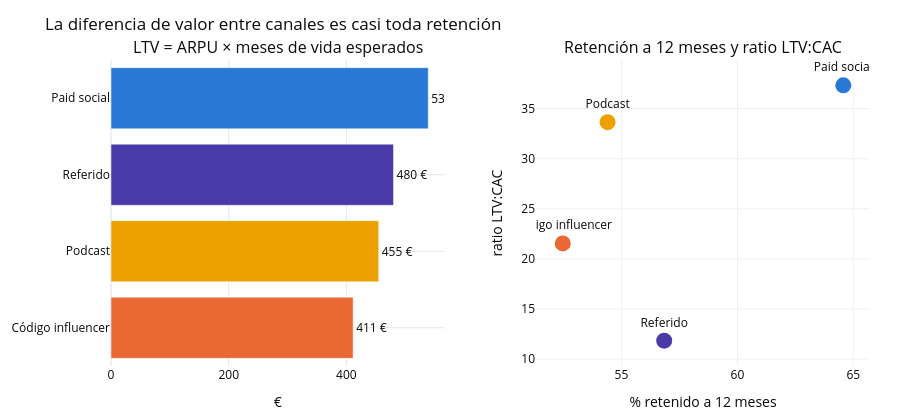

Here is the notebook cell this chart was saved with:
### Markdown cell above
## 3. Por qué cambia el orden: el LTV es retención, no tarifa

Conviene abrir el LTV para ver de dónde sale la diferencia entre canales, porque determina qué
palanca hay que tocar. `LTV = ARPU mensual × meses de vida esperados`, y los dos factores no
contribuyen igual.

### Code cell
decomposition = priced[["arpu_mes", "meses_esperados", "ltv_proyectado", "retencion_12m"]].copy()
spread = pd.Series({
    "ARPU mensual": priced.arpu_mes.max() / priced.arpu_mes.min() - 1,
    "meses esperados": priced.meses_esperados.max() / priced.meses_esperados.min() - 1,
    "LTV": priced.ltv_proyectado.max() / priced.ltv_proyectado.min() - 1,
})
print(decomposition.round(2).to_string())
print()
print("Dispersión entre el mejor y el peor canal:")
print((spread * 100).round(1).to_string())

# ¿Qué fracción de la diferencia de LTV explica cada factor? Descomposición logarítmica.
best_c, worst_c = priced.ltv_proyectado.idxmax(), priced.ltv_proyectado.idxmin()
log_gap = np.log(priced.ltv_proyectado[best_c] / priced.ltv_proyectado[worst_c])
log_arpu = np.log(priced.arpu_mes[best_c] / priced.arpu_mes[worst_c])
log_months = np.log(priced.meses_esperados[best_c] / priced.meses_esperados[worst_c])
print()
print(f"Diferencia de LTV entre {CHANNEL_LABEL[best_c]} y {CHANNEL_LABEL[worst_c]}:")
print(f"  por ARPU            : {log_arpu / log_gap:.1%}")
print(f"  por meses de vida   : {log_months / log_gap:.1%}")

fig = make_subplots(rows=1, cols=2, horizontal_spacing=0.12,
                    subplot_titles=("LTV = ARPU × meses de vida esperados",
                                    "Retención a 12 meses y ratio LTV:CAC"))
order = priced.ltv_proyectado.sort_values().index
fig.add_trace(go.Bar(y=[CHANNEL_LABEL[c] for c in order], x=priced.arpu_mes[order] * priced.meses_esperados[order],
                     orientation="h", marker_color=[CHANNEL_COLOR[c] for c in order],
                     text=[f"{priced.ltv_proyectado[c]:.0f} €" for c in order],
                     textposition="outside", showlegend=False,
                     hovertemplate="%{y}: %{x:.0f} €<extra></extra>"), row=1, col=1)
fig.add_trace(go.Scatter(x=priced.retencion_12m, y=priced.ratio, mode="markers+text",
                         marker=dict(size=16, color=[CHANNEL_COLOR[c] for c in priced.index]),
                         text=[CHANNEL_LABEL[c] for c in priced.index], textposition="top center",
                         showlegend=False,
                         hovertemplate="%{text}<br>retención 12m %{x:.1f}%<br>ratio %{y:.1f}x<extra></extra>"),
              row=1, col=2)
fig.update_xaxes(title_text="€", row=1, col=1)
fig.update_xaxes(title_text="% retenido a 12 meses", row=1, col=2)
fig.update_yaxes(title_text="ratio LTV:CAC", row=1, col=2)
fig.update_layout(**{**PLOT_LAYOUT, "height": 420},
                  title="La diferencia de valor entre canales es casi toda retención")
fig.show()

### Figure 1 — Plotly figure (JSON) as saved in the notebook; plotly's stock layout.template omitted (floating-point values rounded to 4 significant figures)
{"data": [{"hovertemplate": "%{y}: %{x:.0f} €<extra></extra>", "marker": {"color": ["#eb6834", "#eda100", "#4a3aa7", "#2a78d6"]}, "orientation": "h", "showlegend": false, "text": ["411 €", "455 €", "480 €", "539 €"], "textposition": "outside", "type": "bar", "x": [411.4, 455.0, 480.0, 539.1], "xaxis": "x", "y": ["Código influencer", "Podcast", "Referido", "Paid social"], "yaxis": "y"}, {"hovertemplate": "%{text}<br>retención 12m %{x:.1f}%<br>ratio %{y:.1f}x<extra></extra>", "marker": {"color": ["#2a78d6", "#eda100", "#eb6834", "#4a3aa7"], "size": 16}, "mode": "markers+text", "showlegend": false, "text": ["Paid social", "Podcast", "Código influencer", "Referido"], "textposition": "top center", "type": "scatter", "x": [64.57, 54.4, 52.47, 56.84], "xaxis": "x2", "y": [37.33, 33.65, 21.55, 11.83], "yaxis": "y2"}], "layout": {"annotations": [{"font": {"size": 16}, "showarrow": false, "text": "LTV = ARPU × meses de vida esperados", "x": 0.22, "xanchor": "center", "xref": "paper", "y": 1.0, "yanchor": "bottom", "yref": "paper"}, {"font": {"size": 16}, "showarrow": false, "text": "Retención a 12 meses y ratio LTV:CAC", "x": 0.78, "xanchor": "center", "xref": "paper", "y": 1.0, "yanchor": "bottom", "yref": "paper"}], "font": {"color": "#0b0b0b", "size": 12}, "height": 420, "hovermode": "closest", "legend": {"orientation": "h", "x": 0, "y": 1.02, "yanchor": "bottom"}, "margin": {"b": 50, "l": 70, "r": 30, "t": 60}, "title": {"text": "La diferencia de valor entre canales es casi toda retención"}, "xaxis": {"anchor": "y", "domain": [0.0, 0.44], "gridcolor": "#e6e6e3", "title": {"text": "€"}}, "xaxis2": {"anchor": "y2", "domain": [0.56, 1.0], "title": {"text": "% retenido a 12 meses"}}, "yaxis": {"anchor": "x", "domain": [0.0, 1.0], "gridcolor": "#e6e6e3"}, "yaxis2": {"anchor": "x2", "domain": [0.0, 1.0], "title": {"text": "ratio LTV:CAC"}}}}
